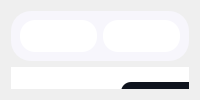
         <widget class="QWidget" name="page_2">
          <layout class="QVBoxLayout" name="verticalLayout_2">
           <item>
            <widget class="QWidget" name="others" native="true">
             <property name="maximumSize">
              <size>
               <width>16777215</width>
               <height>285</height>
              </size>
             </property>
             <property name="styleSheet">
              <string notr="true">background-color:#F7F6FC   ; 
border-radius:20px ; 
</string>
             </property>
             <layout class="QHBoxLayout" name="horizontalLayout_2">
              <item>
               <widget class="QWidget" name="widget_2" native="true">
                <property name="styleSheet">
                 <string notr="true">background-color:white ; 
border-radius:15px ; </string>
                </property>
               </widget>
              </item>
              <item>
               <widget class="QWidget" name="donut" native="true">
                <property name="maximumSize">
                 <size>
                  <width>320</width>
                  <height>16777215</height>
                 </size>
                </property>
                <property name="styleSheet">
                 <string notr="true">background-color:white ; 
border-radius:15px ; </string>
                </property>
                <layout class="QHBoxLayout" name="horizontalLayout_4">
                 <item>
                  <layout class="QHBoxLayout" name="horizontalLayout_3">
                   <item>
                    <widget class="QLabel" name="username_2">
                     <property name="styleSheet">
                      <string notr="true">#username {
	background-color:transparent ; 
	color:black ; 
	font-size:13px ; 
}</string>
                     </property>
                     <property name="text">
                      <string/>
                     </property>
                    </widget>
                   </item>
                  </layout>
                 </item>
                </layout>
               </widget>
              </item>
             </layout>
            </widget>
           </item>
           <item>
            <widget class="QWidget" name="table" native="true">
             <property name="styleSheet">
              <string notr="true">background-color:white ; 
border-radius:20px ; 
</string>
             </property>
             <widget class="QTableView" name="tableView">
              <property name="geometry">
               <rect>
                <x>40</x>
                <y>80</y>
                <width>731</width>
                <height>171</height>
               </rect>
              </property>
              <property name="cursor" stdset="0">
               <cursorShape>PointingHandCursor</cursorShape>
              </property>
              <property name="styleSheet">
               <string notr="true">QTableView {
    color: black;
    gridline-color: black;
    border-color: rgb(242, 128, 133);
    font: 10px;
	selection-background-color:#4AC7EA ;
}
QHeaderView::section {
    background-color: #0F141E;
    color: white;
    height: 35px;
    font: 14px;
}
</string>
              </property>
              <property name="verticalScrollBarPolicy">
               <enum>Qt::ScrollBarAlwaysOff</enum>
              </property>
              <property name="horizontalScrollBarPolicy">
               <enum>Qt::ScrollBarAlwaysOff</enum>
              </property>
              <property name="sizeAdjustPolicy">
               <enum>QAbstractScrollArea::AdjustToContents</enum>
              </property>
              <property name="editTriggers">
               <set>QAbstractItemView::NoEditTriggers</set>
              </property>
              <property name="showGrid">
               <bool>true</bool>
              </property>
              <property name="gridStyle">
               <enum>Qt::SolidLine</enum>
              </property>
              <property name="sortingEnabled">
               <bool>true</bool>
              </property>
              <attribute name="horizontalHeaderDefaultSectionSize">
               <number>143</number>
              </attribute>
             </widget>
             <widget class="QPushButton" name="add_equipment">
              <property name="geometry">
               <rect>
                <x>20</x>
                <y>20</y>
                <width>21</width>
                <height>21</height>
               </rect>
              </property>
              <property name="cursor">
               <cursorShape>PointingHandCursor</cursorShape>
              </property>
              <property name="styleSheet">
               <string notr="true">#add_equipment {
	image: url(:/plus.svg);
}
#add_equipment::hover {
	image: url(:/plus (1).svg);
}</string>
              </property>
              <property name="text">
               <string/>
              </property>
             </widget>
             <widget class="QLineEdit" name="search_bar_2">
              <property name="geometry">
               <rect>
                <x>540</x>
                <y>15</y>
                <width>191</width>
                <height>31</height>
               </rect>
              </property>
              <property name="cursor">
               <cursorShape>IBeamCursor</cursorShape>
              </property>
              <property name="styleSheet">
               <string notr="true">QLineEdit {
 	background-color:transparent ;
	border-radius:15px ; 
	border:1px solid #BFC9D3; 
	padding : 0 40px 0 10px ; 
} </string>
              </property>
              <property name="placeholderText">
               <string>search by Id/Name</string>
              </property>
             </widget>
             <widget class="QPushButton" name="search_button_2">
              <property name="geometry">
               <rect>
                <x>700</x>
                <y>15</y>
                <width>21</width>
                <height>31</height>
               </rect>
              </property>
              <property name="cursor">
               <cursorShape>PointingHandCursor</cursorShape>
              </property>
              <property name="styleSheet">
               <string notr="true">QPushButton {	
	background-color: transparent ;
	border-radius:20px ; 
	
	image: url(:/search1.svg);
} 

QPushButton::hover {
		
	image: url(:/search2.svg);
}</string>
              </property>
              <property name="text">
               <string/>
              </property>
             </widget>
             <widget class="QPushButton" name="tri">
              <property name="geometry">
               <rect>
                <x>80</x>
                <y>20</y>
                <width>21</width>
                <height>21</height>
               </rect>
              </property>
              <property name="cursor">
               <cursorShape>PointingHandCursor</cursorShape>
              </property>
              <property name="styleSheet">
               <string notr="true">QPushButton {
	image: url(:/filter.svg);
}
QPushButton::hover {
	image: url(:/filter (1).svg);
}</string>
              </property>
              <property name="text">
               <string/>
              </property>
             </widget>
             <widget class="QWidget" name="tri_bar" native="true">
              <property name="enabled">
               <bool>true</bool>
              </property>
              <property name="geometry">
               <rect>
                <x>110</x>
                <y>15</y>
                <width>251</width>
                <height>31</height>
               </rect>
              </property>
              <property name="styleSheet">
               <string notr="true">QWidget {
 	background-color:#0F141E ;
	border-radius:10px ; 
	padding : 0 40px 0 10px ; 
}</string>
              </property>
              <widget class="QRadioButton" name="tri_type">
               <property name="geometry">
                <rect>
                 <x>10</x>
                 <y>5</y>
                 <width>101</width>
                 <height>20</height>
                </rect>
               </property>
               <property name="styleSheet">
                <string notr="true">QRadioButton{
	background-color:transparent ; 
	color:white ; 
	border:0px ; 
	font-weight :bold ; 
}</string>
               </property>
               <property name="text">
                <string>Type</string>
               </property>
               <property name="checkable">
                <bool>true</bool>
               </property>
              </widget>
              <widget class="QRadioButton" name="tri_qnt">
               <property name="geometry">
                <rect>
                 <x>130</x>
                 <y>5</y>
                 <width>121</width>
                 <height>21</height>
                </rect>
               </property>
               <property name="styleSheet">
                <string notr="true">QRadioButton{
	background-color:transparent ; 
	color:white ; 
	border:0px ; 
	font-weight :bold ; 
}</string>
               </property>
               <property name="text">
                <string>Quantity</string>
               </property>
              </widget>
             </widget>
             <widget class="QPushButton" name="pdf">
              <property name="geometry">
               <rect>
                <x>50</x>
                <y>20</y>
                <width>21</width>
                <height>21</height>
               </rect>
              </property>
              <property name="cursor">
               <cursorShape>PointingHandCursor</cursorShape>
              </property>
              <property name="styleSheet">
               <string notr="true">QPushButton {
	image: url(:/download (1).svg);
}
QPushButton::hover {
	
	image: url(:/download.svg);
}</string>
              </property>
              <property name="text">
               <string/>
              </property>
             </widget>
            </widget>
           </item>
          </layout>
         </widget>
